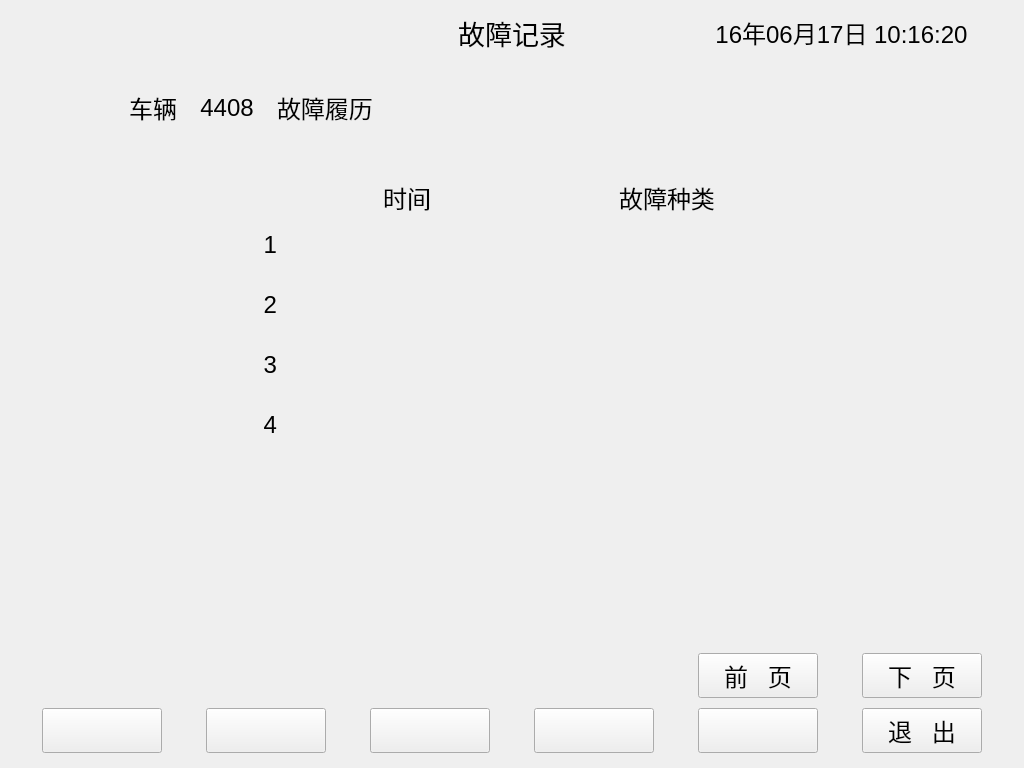
<?xml version="1.0" encoding="UTF-8"?>
<ui version="4.0">
 <class>errorvvvfsiv</class>
 <widget class="QDialog" name="errorvvvfsiv">
  <property name="geometry">
   <rect>
    <x>0</x>
    <y>0</y>
    <width>1024</width>
    <height>768</height>
   </rect>
  </property>
  <property name="windowTitle">
   <string>故障记录</string>
  </property>
  <widget class="QLabel" name="labelinfo_5_1">
   <property name="geometry">
    <rect>
     <x>227</x>
     <y>395</y>
     <width>50</width>
     <height>60</height>
    </rect>
   </property>
   <property name="font">
    <font>
     <pointsize>18</pointsize>
    </font>
   </property>
   <property name="text">
    <string>4</string>
   </property>
   <property name="alignment">
    <set>Qt::AlignRight|Qt::AlignTrailing|Qt::AlignVCenter</set>
   </property>
  </widget>
  <widget class="QLabel" name="labelbuttonarea">
   <property name="geometry">
    <rect>
     <x>10</x>
     <y>703</y>
     <width>1004</width>
     <height>55</height>
    </rect>
   </property>
   <property name="text">
    <string/>
   </property>
  </widget>
  <widget class="QPushButton" name="buttontemp2">
   <property name="geometry">
    <rect>
     <x>370</x>
     <y>708</y>
     <width>120</width>
     <height>45</height>
    </rect>
   </property>
   <property name="font">
    <font>
     <pointsize>18</pointsize>
    </font>
   </property>
   <property name="focusPolicy">
    <enum>Qt::NoFocus</enum>
   </property>
   <property name="text">
    <string/>
   </property>
  </widget>
  <widget class="QLabel" name="labelinfo_4_1">
   <property name="geometry">
    <rect>
     <x>227</x>
     <y>335</y>
     <width>50</width>
     <height>60</height>
    </rect>
   </property>
   <property name="font">
    <font>
     <pointsize>18</pointsize>
    </font>
   </property>
   <property name="text">
    <string>3</string>
   </property>
   <property name="alignment">
    <set>Qt::AlignRight|Qt::AlignTrailing|Qt::AlignVCenter</set>
   </property>
  </widget>
  <widget class="QLabel" name="labelinfo_2_3">
   <property name="geometry">
    <rect>
     <x>537</x>
     <y>215</y>
     <width>260</width>
     <height>60</height>
    </rect>
   </property>
   <property name="font">
    <font>
     <pointsize>18</pointsize>
    </font>
   </property>
   <property name="text">
    <string/>
   </property>
   <property name="alignment">
    <set>Qt::AlignLeading|Qt::AlignLeft|Qt::AlignVCenter</set>
   </property>
  </widget>
  <widget class="QPushButton" name="buttontemp0">
   <property name="geometry">
    <rect>
     <x>42</x>
     <y>708</y>
     <width>120</width>
     <height>45</height>
    </rect>
   </property>
   <property name="font">
    <font>
     <pointsize>18</pointsize>
    </font>
   </property>
   <property name="focusPolicy">
    <enum>Qt::NoFocus</enum>
   </property>
   <property name="text">
    <string/>
   </property>
  </widget>
  <widget class="QLabel" name="labelinfo_2_2">
   <property name="geometry">
    <rect>
     <x>277</x>
     <y>215</y>
     <width>260</width>
     <height>60</height>
    </rect>
   </property>
   <property name="font">
    <font>
     <pointsize>18</pointsize>
    </font>
   </property>
   <property name="text">
    <string/>
   </property>
   <property name="alignment">
    <set>Qt::AlignLeading|Qt::AlignLeft|Qt::AlignVCenter</set>
   </property>
   <property name="wordWrap">
    <bool>true</bool>
   </property>
  </widget>
  <widget class="QLabel" name="labelinfo_5_3">
   <property name="geometry">
    <rect>
     <x>537</x>
     <y>395</y>
     <width>260</width>
     <height>60</height>
    </rect>
   </property>
   <property name="font">
    <font>
     <pointsize>18</pointsize>
    </font>
   </property>
   <property name="text">
    <string/>
   </property>
   <property name="alignment">
    <set>Qt::AlignLeading|Qt::AlignLeft|Qt::AlignVCenter</set>
   </property>
  </widget>
  <widget class="QLabel" name="labelinfo_5_2">
   <property name="geometry">
    <rect>
     <x>277</x>
     <y>395</y>
     <width>260</width>
     <height>60</height>
    </rect>
   </property>
   <property name="font">
    <font>
     <pointsize>18</pointsize>
    </font>
   </property>
   <property name="text">
    <string/>
   </property>
   <property name="alignment">
    <set>Qt::AlignLeading|Qt::AlignLeft|Qt::AlignVCenter</set>
   </property>
   <property name="wordWrap">
    <bool>true</bool>
   </property>
  </widget>
  <widget class="QLabel" name="labelcarId">
   <property name="geometry">
    <rect>
     <x>177</x>
     <y>90</y>
     <width>100</width>
     <height>35</height>
    </rect>
   </property>
   <property name="font">
    <font>
     <pointsize>18</pointsize>
    </font>
   </property>
   <property name="text">
    <string>4408</string>
   </property>
   <property name="alignment">
    <set>Qt::AlignCenter</set>
   </property>
  </widget>
  <widget class="QPushButton" name="buttonquit">
   <property name="geometry">
    <rect>
     <x>862</x>
     <y>708</y>
     <width>120</width>
     <height>45</height>
    </rect>
   </property>
   <property name="font">
    <font>
     <pointsize>18</pointsize>
    </font>
   </property>
   <property name="focusPolicy">
    <enum>Qt::NoFocus</enum>
   </property>
   <property name="text">
    <string>退   出</string>
   </property>
  </widget>
  <widget class="QLabel" name="labelinfo_3_2">
   <property name="geometry">
    <rect>
     <x>277</x>
     <y>275</y>
     <width>260</width>
     <height>60</height>
    </rect>
   </property>
   <property name="font">
    <font>
     <pointsize>18</pointsize>
    </font>
   </property>
   <property name="text">
    <string/>
   </property>
   <property name="alignment">
    <set>Qt::AlignLeading|Qt::AlignLeft|Qt::AlignVCenter</set>
   </property>
   <property name="wordWrap">
    <bool>true</bool>
   </property>
  </widget>
  <widget class="QLabel" name="title">
   <property name="geometry">
    <rect>
     <x>10</x>
     <y>10</y>
     <width>345</width>
     <height>45</height>
    </rect>
   </property>
   <property name="sizePolicy">
    <sizepolicy hsizetype="Expanding" vsizetype="Expanding">
     <horstretch>0</horstretch>
     <verstretch>0</verstretch>
    </sizepolicy>
   </property>
   <property name="font">
    <font>
     <pointsize>18</pointsize>
    </font>
   </property>
   <property name="text">
    <string/>
   </property>
  </widget>
  <widget class="QLabel" name="labelinfo_1_3">
   <property name="geometry">
    <rect>
     <x>537</x>
     <y>180</y>
     <width>260</width>
     <height>35</height>
    </rect>
   </property>
   <property name="font">
    <font>
     <pointsize>18</pointsize>
    </font>
   </property>
   <property name="text">
    <string>故障种类</string>
   </property>
   <property name="alignment">
    <set>Qt::AlignCenter</set>
   </property>
  </widget>
  <widget class="QLabel" name="labelinfo_2_1">
   <property name="geometry">
    <rect>
     <x>227</x>
     <y>215</y>
     <width>50</width>
     <height>60</height>
    </rect>
   </property>
   <property name="font">
    <font>
     <pointsize>18</pointsize>
    </font>
   </property>
   <property name="text">
    <string>1</string>
   </property>
   <property name="alignment">
    <set>Qt::AlignRight|Qt::AlignTrailing|Qt::AlignVCenter</set>
   </property>
  </widget>
  <widget class="QLabel" name="labelinfo_1_2">
   <property name="geometry">
    <rect>
     <x>277</x>
     <y>180</y>
     <width>260</width>
     <height>35</height>
    </rect>
   </property>
   <property name="font">
    <font>
     <pointsize>18</pointsize>
    </font>
   </property>
   <property name="text">
    <string>时间</string>
   </property>
   <property name="alignment">
    <set>Qt::AlignCenter</set>
   </property>
  </widget>
  <widget class="QLabel" name="title_2">
   <property name="geometry">
    <rect>
     <x>355</x>
     <y>10</y>
     <width>314</width>
     <height>45</height>
    </rect>
   </property>
   <property name="sizePolicy">
    <sizepolicy hsizetype="Expanding" vsizetype="Expanding">
     <horstretch>0</horstretch>
     <verstretch>0</verstretch>
    </sizepolicy>
   </property>
   <property name="font">
    <font>
     <pointsize>20</pointsize>
    </font>
   </property>
   <property name="text">
    <string>故障记录</string>
   </property>
   <property name="alignment">
    <set>Qt::AlignCenter</set>
   </property>
  </widget>
  <widget class="QLabel" name="labelinfo_3_1">
   <property name="geometry">
    <rect>
     <x>227</x>
     <y>275</y>
     <width>50</width>
     <height>60</height>
    </rect>
   </property>
   <property name="font">
    <font>
     <pointsize>18</pointsize>
    </font>
   </property>
   <property name="text">
    <string>2</string>
   </property>
   <property name="alignment">
    <set>Qt::AlignRight|Qt::AlignTrailing|Qt::AlignVCenter</set>
   </property>
  </widget>
  <widget class="QLabel" name="labelinfo_3_3">
   <property name="geometry">
    <rect>
     <x>537</x>
     <y>275</y>
     <width>260</width>
     <height>60</height>
    </rect>
   </property>
   <property name="font">
    <font>
     <pointsize>18</pointsize>
    </font>
   </property>
   <property name="text">
    <string/>
   </property>
   <property name="alignment">
    <set>Qt::AlignLeading|Qt::AlignLeft|Qt::AlignVCenter</set>
   </property>
  </widget>
  <widget class="QLabel" name="labelinfo_4_3">
   <property name="geometry">
    <rect>
     <x>537</x>
     <y>335</y>
     <width>260</width>
     <height>60</height>
    </rect>
   </property>
   <property name="font">
    <font>
     <pointsize>18</pointsize>
    </font>
   </property>
   <property name="text">
    <string/>
   </property>
   <property name="alignment">
    <set>Qt::AlignLeading|Qt::AlignLeft|Qt::AlignVCenter</set>
   </property>
  </widget>
  <widget class="QLabel" name="title_3">
   <property name="geometry">
    <rect>
     <x>669</x>
     <y>10</y>
     <width>345</width>
     <height>45</height>
    </rect>
   </property>
   <property name="sizePolicy">
    <sizepolicy hsizetype="Expanding" vsizetype="Expanding">
     <horstretch>0</horstretch>
     <verstretch>0</verstretch>
    </sizepolicy>
   </property>
   <property name="font">
    <font>
     <pointsize>18</pointsize>
    </font>
   </property>
   <property name="text">
    <string>16年06月17日 10:16:20</string>
   </property>
   <property name="alignment">
    <set>Qt::AlignCenter</set>
   </property>
  </widget>
  <widget class="QPushButton" name="buttontemp1">
   <property name="geometry">
    <rect>
     <x>206</x>
     <y>708</y>
     <width>120</width>
     <height>45</height>
    </rect>
   </property>
   <property name="font">
    <font>
     <pointsize>18</pointsize>
    </font>
   </property>
   <property name="focusPolicy">
    <enum>Qt::NoFocus</enum>
   </property>
   <property name="text">
    <string/>
   </property>
  </widget>
  <widget class="QLabel" name="label">
   <property name="geometry">
    <rect>
     <x>117</x>
     <y>90</y>
     <width>60</width>
     <height>35</height>
    </rect>
   </property>
   <property name="font">
    <font>
     <pointsize>18</pointsize>
    </font>
   </property>
   <property name="text">
    <string>车辆</string>
   </property>
   <property name="alignment">
    <set>Qt::AlignRight|Qt::AlignTrailing|Qt::AlignVCenter</set>
   </property>
  </widget>
  <widget class="QPushButton" name="buttontemp3">
   <property name="geometry">
    <rect>
     <x>534</x>
     <y>708</y>
     <width>120</width>
     <height>45</height>
    </rect>
   </property>
   <property name="font">
    <font>
     <pointsize>18</pointsize>
    </font>
   </property>
   <property name="focusPolicy">
    <enum>Qt::NoFocus</enum>
   </property>
   <property name="text">
    <string/>
   </property>
  </widget>
  <widget class="QLabel" name="labelinfo_4_2">
   <property name="geometry">
    <rect>
     <x>277</x>
     <y>335</y>
     <width>260</width>
     <height>60</height>
    </rect>
   </property>
   <property name="font">
    <font>
     <pointsize>18</pointsize>
    </font>
   </property>
   <property name="text">
    <string/>
   </property>
   <property name="alignment">
    <set>Qt::AlignLeading|Qt::AlignLeft|Qt::AlignVCenter</set>
   </property>
   <property name="wordWrap">
    <bool>true</bool>
   </property>
  </widget>
  <widget class="QPushButton" name="buttontemp4">
   <property name="geometry">
    <rect>
     <x>698</x>
     <y>708</y>
     <width>120</width>
     <height>45</height>
    </rect>
   </property>
   <property name="font">
    <font>
     <pointsize>18</pointsize>
    </font>
   </property>
   <property name="focusPolicy">
    <enum>Qt::NoFocus</enum>
   </property>
   <property name="text">
    <string/>
   </property>
  </widget>
  <widget class="QPushButton" name="buttonpreviouspage">
   <property name="geometry">
    <rect>
     <x>698</x>
     <y>653</y>
     <width>120</width>
     <height>45</height>
    </rect>
   </property>
   <property name="font">
    <font>
     <pointsize>18</pointsize>
    </font>
   </property>
   <property name="focusPolicy">
    <enum>Qt::NoFocus</enum>
   </property>
   <property name="text">
    <string>前   页</string>
   </property>
  </widget>
  <widget class="QPushButton" name="buttonnextpage">
   <property name="geometry">
    <rect>
     <x>862</x>
     <y>653</y>
     <width>120</width>
     <height>45</height>
    </rect>
   </property>
   <property name="font">
    <font>
     <pointsize>18</pointsize>
    </font>
   </property>
   <property name="focusPolicy">
    <enum>Qt::NoFocus</enum>
   </property>
   <property name="text">
    <string>下   页</string>
   </property>
  </widget>
  <widget class="QLabel" name="labelrevisetype">
   <property name="geometry">
    <rect>
     <x>277</x>
     <y>90</y>
     <width>200</width>
     <height>35</height>
    </rect>
   </property>
   <property name="font">
    <font>
     <pointsize>18</pointsize>
    </font>
   </property>
   <property name="text">
    <string>故障履历</string>
   </property>
   <property name="alignment">
    <set>Qt::AlignLeading|Qt::AlignLeft|Qt::AlignVCenter</set>
   </property>
  </widget>
  <zorder>labelbuttonarea</zorder>
  <zorder>labelinfo_5_1</zorder>
  <zorder>buttontemp2</zorder>
  <zorder>labelinfo_4_1</zorder>
  <zorder>labelinfo_2_3</zorder>
  <zorder>buttontemp0</zorder>
  <zorder>labelinfo_2_2</zorder>
  <zorder>labelinfo_5_3</zorder>
  <zorder>labelinfo_5_2</zorder>
  <zorder>labelcarId</zorder>
  <zorder>buttonquit</zorder>
  <zorder>labelinfo_3_2</zorder>
  <zorder>title</zorder>
  <zorder>labelinfo_1_3</zorder>
  <zorder>labelinfo_2_1</zorder>
  <zorder>labelinfo_1_2</zorder>
  <zorder>title_2</zorder>
  <zorder>labelinfo_3_1</zorder>
  <zorder>labelinfo_3_3</zorder>
  <zorder>labelinfo_4_3</zorder>
  <zorder>title_3</zorder>
  <zorder>buttontemp1</zorder>
  <zorder>label</zorder>
  <zorder>buttontemp3</zorder>
  <zorder>labelinfo_4_2</zorder>
  <zorder>buttontemp4</zorder>
  <zorder>buttonpreviouspage</zorder>
  <zorder>buttonnextpage</zorder>
  <zorder>labelrevisetype</zorder>
 </widget>
 <resources/>
 <connections/>
</ui>
